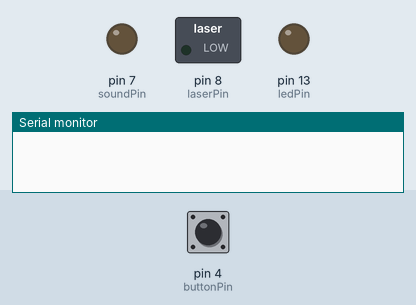
Simulated run of this sketch. Board: Arduino Uno, built with avr-gcc and run on an emulated ATmega328P. On the bench: switched loads named in the sketch (green lamp = pin HIGH), output pins drawn as LEDs (lit = HIGH), the last lines printed to the serial monitor. Dashed ring = blinking. The test bench sets the inputs (shaded band); at power-on: pin 4 (buttonPin) LOW.

Above: at 1.2 s.
1.3 s: pin 4 (buttonPin) pulled HIGH for 1 s
At 1.7 s:
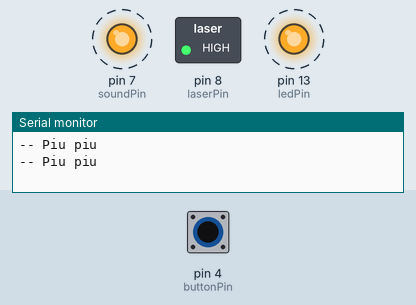
4.3 s: pin 4 (buttonPin) pulled HIGH for 3.2 s
At 7.1 s:
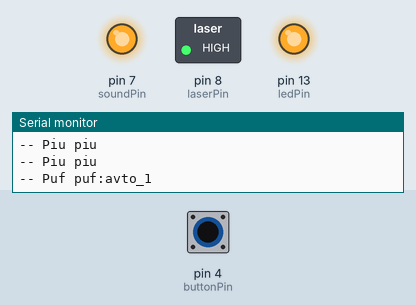
Timing chart, 0 to 9.1 s (numbered marks = the images above; inputs shaded):
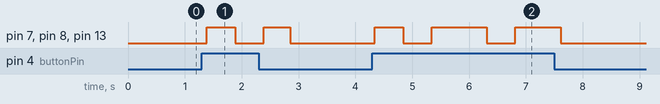

The sketch:

avto_1.ino
```cpp
#include <IRremote.h>

#define JVC1 0xFB01
//#define JVC2 0xFB02

const int ledIRPin = 3; // ledIR на 9 порт в библиотеке закоменченно
const int buttonPin = 4;
const int soundPin = 7;
const int laserPin = 8;
const int ledPin =  13;

boolean isTime = false;
unsigned long sc_start=0;

// переменные
int buttonState = 0;


IRsend irsend;
//IRrecv irrecv(tIRPin);
//decode_results results;

void setup() {

  Serial.begin(9600);
  pinMode(ledPin, OUTPUT);
  pinMode(buttonPin, INPUT);
  pinMode(soundPin, OUTPUT);
  pinMode(laserPin, OUTPUT);
  digitalWrite(laserPin, HIGH);
  irsend.enableIROut(38);
  //irrecv.enableIRIn(); // Start the receiver

}

void loop(){
//
  buttonState = digitalRead(buttonPin);

  if (buttonState == HIGH) {
    if (!isTime) {
      sc_start = millis(); // замеряем время до начала подключения
      isTime = true;
    }

    // =============================
    if ((millis()- sc_start > 400)) {
          Serial.println("-- Puf puf:avto_1");
          digitalWrite(soundPin, LOW);
          digitalWrite(ledPin, LOW);
          digitalWrite(laserPin, LOW);
          delay(500);

          digitalWrite(soundPin, HIGH);
          digitalWrite(ledPin, HIGH);
          digitalWrite(laserPin, HIGH);
          irsend.sendNEC(0x00F0111, 16);
          delay(300);

          isTime = false;

        } else {
          Serial.println("-- Piu piu");
          digitalWrite(soundPin, HIGH);
          digitalWrite(ledPin, HIGH);
          digitalWrite(laserPin, HIGH);
          irsend.sendNEC(0x00F0111, 16);
        }
    // =============================

  }
  else {
    digitalWrite(soundPin, LOW);
    digitalWrite(ledPin, LOW);
    digitalWrite(laserPin, LOW);
    isTime = false;

  }
  delay(99);
}
```

Measured:
- after the input at 1.3 s, pin 7 (soundPin), pin 8 (laserPin), pin 13 (ledPin): alternates HIGH for 0.48 s and LOW for 0.50 s, 4 changes in all, then stays LOW, starting after 0.09 s
- after the input at 4.3 s, pin 7 (soundPin), pin 8 (laserPin), pin 13 (ledPin): goes HIGH 0.50 s, LOW 0.50 s, HIGH 0.97 s, LOW 0.50 s, HIGH 0.80 s, then LOW, starting at once
